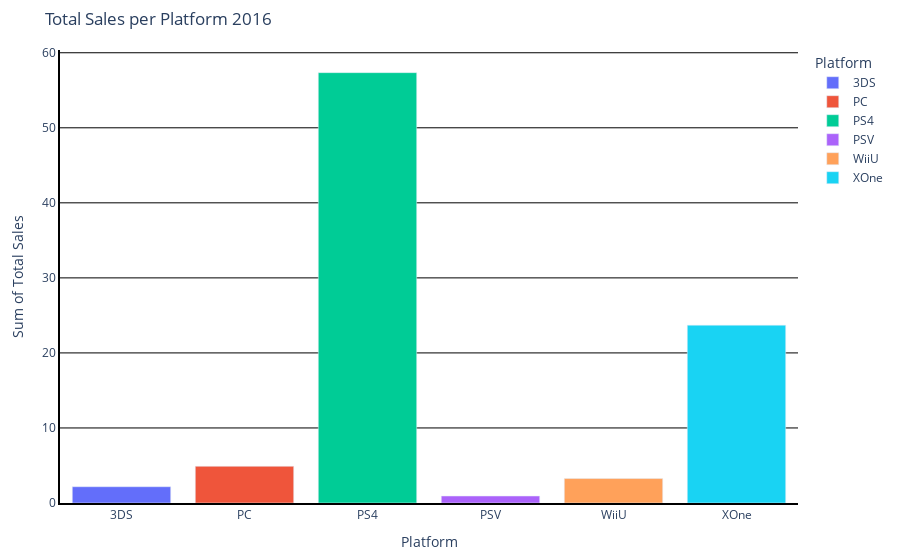

Notebook source saved alongside this figure:
### Markdown cell above
Code Meaning:
1) Use px.bar() in order to create a bar chart with the data from the p_2016 dataframe titled: "Total Sales per Platform 2016".
2) Use the platform column of the p_2016 dataframe as the x axis and the total_sales_sum column as the y axis.
3) Relabel x and y axes appropriately.
4) Set the color parameter to 'platform' in order to color code the values on the x axis.
5) Use the update_layout() method and the plot_bgcolor, yaxis, showgrid, gridcolor and margin parameters in order to create a chart with a white background, and black, visible gridlines along the y axis with appropriate margin sizes.
6) Use the update_xaxes method along with the showline, linewidth and linecolor parameters in order to create a black line border around the x axis.
7) Use the update_yaxes method along with the showline, linewidth and linecolor parameters in order to create a black line border around the y axis.
8) Use the show() method in order to display the chart.

### Code cell
p_bar_2016 = px.bar(p_2016, x='platform', y='total_sales_sum',labels={"total_sales_sum": "Sum of Total Sales", "platform": "Platform"}, title='Total Sales per Platform 2016', color='platform')

p_bar_2016.update_layout(plot_bgcolor='white', yaxis=dict(showgrid=True, gridcolor='black'), margin=dict(l=60, r=60, t=50, b=50))

p_bar_2016.update_xaxes(showline=True, linewidth=2, linecolor='black')
p_bar_2016.update_yaxes(showline=True, linewidth=2, linecolor='black')

p_bar_2016.show()

### Figure 1 — Plotly figure (JSON) as saved in the notebook; plotly's stock layout.template omitted (floating-point values rounded to 4 significant figures)
{"data": [{"alignmentgroup": "True", "hovertemplate": "Platform=%{x}<br>Sum of Total Sales=%{y}<extra></extra>", "legendgroup": "3DS", "marker": {"color": "#636efa", "pattern": {"shape": ""}}, "name": "3DS", "offsetgroup": "3DS", "orientation": "v", "showlegend": true, "textposition": "auto", "type": "bar", "x": ["3DS"], "xaxis": "x", "y": [2.17], "yaxis": "y"}, {"alignmentgroup": "True", "hovertemplate": "Platform=%{x}<br>Sum of Total Sales=%{y}<extra></extra>", "legendgroup": "PC", "marker": {"color": "#EF553B", "pattern": {"shape": ""}}, "name": "PC", "offsetgroup": "PC", "orientation": "v", "showlegend": true, "textposition": "auto", "type": "bar", "x": ["PC"], "xaxis": "x", "y": [4.89], "yaxis": "y"}, {"alignmentgroup": "True", "hovertemplate": "Platform=%{x}<br>Sum of Total Sales=%{y}<extra></extra>", "legendgroup": "PS4", "marker": {"color": "#00cc96", "pattern": {"shape": ""}}, "name": "PS4", "offsetgroup": "PS4", "orientation": "v", "showlegend": true, "textposition": "auto", "type": "bar", "x": ["PS4"], "xaxis": "x", "y": [57.35], "yaxis": "y"}, {"alignmentgroup": "True", "hovertemplate": "Platform=%{x}<br>Sum of Total Sales=%{y}<extra></extra>", "legendgroup": "PSV", "marker": {"color": "#ab63fa", "pattern": {"shape": ""}}, "name": "PSV", "offsetgroup": "PSV", "orientation": "v", "showlegend": true, "textposition": "auto", "type": "bar", "x": ["PSV"], "xaxis": "x", "y": [0.93], "yaxis": "y"}, {"alignmentgroup": "True", "hovertemplate": "Platform=%{x}<br>Sum of Total Sales=%{y}<extra></extra>", "legendgroup": "WiiU", "marker": {"color": "#FFA15A", "pattern": {"shape": ""}}, "name": "WiiU", "offsetgroup": "WiiU", "orientation": "v", "showlegend": true, "textposition": "auto", "type": "bar", "x": ["WiiU"], "xaxis": "x", "y": [3.26], "yaxis": "y"}, {"alignmentgroup": "True", "hovertemplate": "Platform=%{x}<br>Sum of Total Sales=%{y}<extra></extra>", "legendgroup": "XOne", "marker": {"color": "#19d3f3", "pattern": {"shape": ""}}, "name": "XOne", "offsetgroup": "XOne", "orientation": "v", "showlegend": true, "textposition": "auto", "type": "bar", "x": ["XOne"], "xaxis": "x", "y": [23.7], "yaxis": "y"}], "layout": {"barmode": "relative", "legend": {"title": {"text": "Platform"}, "tracegroupgap": 0}, "margin": {"b": 50, "l": 60, "r": 60, "t": 50}, "plot_bgcolor": "white", "title": {"text": "Total Sales per Platform 2016"}, "xaxis": {"anchor": "y", "categoryarray": ["3DS", "PC", "PS4", "PSV", "WiiU", "XOne"], "categoryorder": "array", "domain": [0, 1], "linecolor": "black", "linewidth": 2, "showline": true, "title": {"text": "Platform"}}, "yaxis": {"anchor": "x", "domain": [0, 1], "gridcolor": "black", "linecolor": "black", "linewidth": 2, "showgrid": true, "showline": true, "title": {"text": "Sum of Total Sales"}}}}
